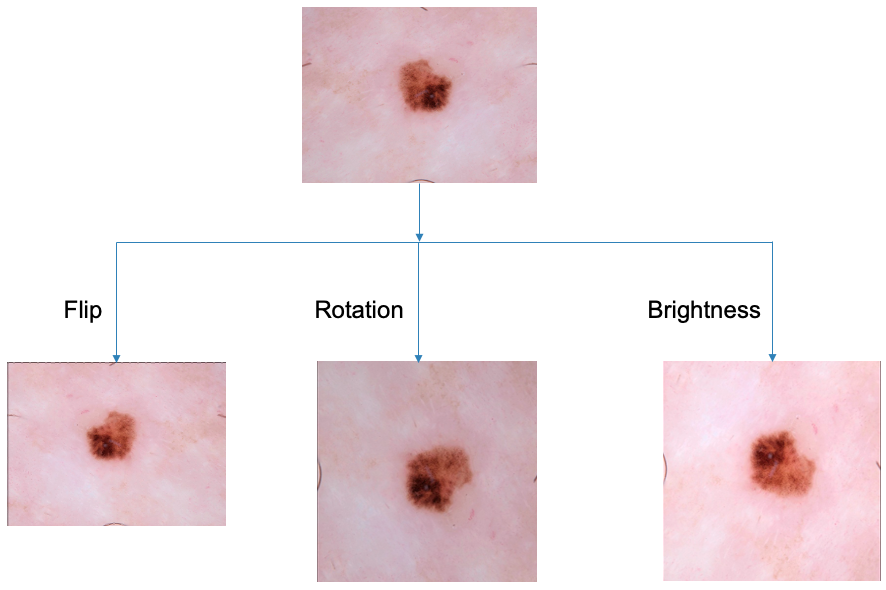
#> input picture images/augmentation.png, 886 x 590 px
$ python -i texture.py   (imports and definitions only)   (older library calls are emulated)
#> lines starting #> are read from the running program, lines starting #| are printed output that depends on the picture
import cv2
import numpy as np
from skimage.feature import local_binary_pattern
from skimage.feature import graycomatrix, graycoprops


class LBPDescriptor:
    # [82 lines left out: functions __init__, extract, not called in this run]

class GLCMDescriptor:
    # [103 lines left out: functions __init__, extract, quantize_image, not called in this run]


import cv2
import numpy as np

class GaborFilterDescriptor:
    """
    Extracts texture features using Gabor filters at multiple orientations and frequencies.
    """

    # [75 lines left out: functions __init__, extract, _create_gabor_kernel, not called in this run]


    ##############################Sumeet_Update############################################
import cv2
import numpy as np
from skimage.feature import graycomatrix, graycoprops

class TextureDescriptor_update:
    def __init__(self, distances=[1], angles=[0, np.pi/4, np.pi/2, 3*np.pi/4], levels=8, grid_size=(4, 4)):
        """
        Initializes the TextureDescriptor with parameters for texture feature extraction.

        Args:
            distances (list): List of distances for GLCM computation.
            angles (list): List of angles for GLCM computation.
            levels (int): Number of quantization levels for GLCM.
            grid_size (tuple): Number of grids (rows, columns) for grid-based extraction.
        """
        self.distances = distances
        self.angles = angles
        self.levels = levels
        self.grid_size = grid_size

    def texture_browsing_descriptor(self, gray_image, mask=None):
        """
        Extracts texture features like coarseness, directionality, and regularity.

        Args:
            gray_image (numpy array): Grayscale input image.
            mask (numpy array, optional): Binary mask to apply to the image.

        Returns:
            texture_features (numpy array): Array of coarseness, directionality, and regularity features.
        """
        # Normalize the image to the range [0, self.levels - 1]
        gray_image = np.floor(gray_image / gray_image.max() * (self.levels - 1)).astype(np.uint8)

        # Apply mask by setting all pixels outside the mask to zero
        if mask is not None:
            gray_image = gray_image * (mask > 0)

        # Calculate GLCM matrix
        glcm = graycomatrix(gray_image, distances=self.distances, angles=self.angles,
                            levels=self.levels, symmetric=True, normed=True)

        # Extract texture properties
        coarseness = graycoprops(glcm, 'contrast').mean()
        directionality = graycoprops(glcm, 'correlation').mean()
        regularity = graycoprops(glcm, 'homogeneity').mean()

        texture_features = np.array([coarseness, directionality, regularity])
        return texture_features


    def homogeneous_texture_descriptor(self, gray_image, mask=None):
        """
        Extracts homogeneous texture features based on spatial-frequency analysis.

        Args:
            gray_image (numpy array): Grayscale input image.
            mask (numpy array, optional): Binary mask to apply to the image.

        Returns:
            htd_features (numpy array): Array of texture energy values in different frequency bands.
        """
        # Define Gabor filters for different orientations and scales
        num_orientations = 4
        num_scales = 5
        htd_features = []

        for scale in range(num_scales):
            for orientation in range(num_orientations):
                # Create Gabor kernel for specific scale and orientation
                theta = orientation * np.pi / num_orientations
                kernel = cv2.getGaborKernel((9, 9), sigma=4.0, theta=theta, lambd=10.0, gamma=0.5)
                filtered = cv2.filter2D(gray_image, cv2.CV_32F, kernel)

                # Apply mask if provided
                if mask is not None:
                    filtered = filtered[mask > 0]

                # Calculate energy for this scale and orientation
                energy = np.sqrt((filtered ** 2).mean())
                htd_features.append(energy)

        return np.array(htd_features)

    def edge_histogram_descriptor(self, gray_image, mask=None):
        """
        Computes the edge histogram descriptor by analyzing the distribution of edges.

        Args:
            gray_image (numpy array): Grayscale input image.
            mask (numpy array, optional): Binary mask to apply to the image.

        Returns:
            edge_hist (numpy array): Normalized histogram of edge directions.
        """
        # Apply Sobel filters to get edges in different directions
        sobel_x = cv2.Sobel(gray_image, cv2.CV_64F, 1, 0, ksize=3)
        sobel_y = cv2.Sobel(gray_image, cv2.CV_64F, 0, 1, ksize=3)

        # Calculate edge magnitudes and directions
        magnitude = cv2.magnitude(sobel_x, sobel_y)
        angle = cv2.phase(sobel_x, sobel_y, angleInDegrees=True)

        # Quantize directions (e.g., 4 main directions: horizontal, vertical, diagonal, anti-diagonal)
        angle_bins = np.digitize(angle, bins=[45, 90, 135, 180])  # 4 bins for directions
        edge_hist = np.zeros(4)

        # Count edge occurrences per direction in the masked region
        if mask is not None:
            for i in range(4):
                edge_hist[i] = np.sum((angle_bins == i + 1) & (mask > 0))
        else:
            for i in range(4):
                edge_hist[i] = np.sum(angle_bins == i + 1)

        # Normalize histogram
        edge_hist /= edge_hist.sum()
        return edge_hist

    def extract(self, image, mask=None):
        """
        Extracts all texture descriptors from the image with an optional mask.

        Args:
            image (numpy array): Input grayscale image.
            mask (numpy array, optional): Binary mask to apply to the image.

        Returns:
            features (numpy array): Concatenated feature vector for all texture descriptors.
        """
        # Convert to grayscale if the image is not already
        gray_image = cv2.cvtColor(image, cv2.COLOR_BGR2GRAY) if len(image.shape) == 3 else image

        # Extract texture features
        texture_browsing_features = self.texture_browsing_descriptor(gray_image, mask)
        htd_features = self.homogeneous_texture_descriptor(gray_image, mask)
        edge_histogram_features = self.edge_histogram_descriptor(gray_image, mask)

        # Concatenate all feature vectors into a single feature vector
        features = np.concatenate([
            texture_browsing_features,
            htd_features,
            edge_histogram_features
        ])

        return features

>>> import cv2
>>> picture = cv2.imread('../images/augmentation.png')
#> picture is the input picture: shape (590, 886, 3); mean B, G, R 232.1, 229.4, 241.5
>>> result = TextureDescriptor_update().extract(picture)
#> in extract, `gray_image = cv2.cvtColor(image, cv2.COLOR_BGR2GRAY) if len(image.shap..`:
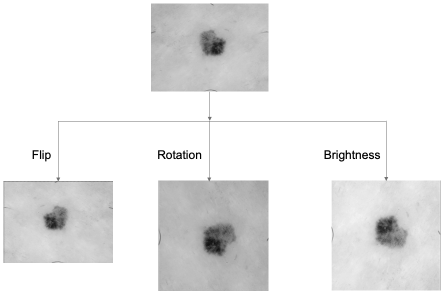
#> gray_image: shape (590, 886) (shown at 1/2 size); min 0, max 255, mean 233.3
#> in texture_browsing_descriptor, `gray_image = np.floor(gray_image / gray_image.max() * (self.levels - 1..`:
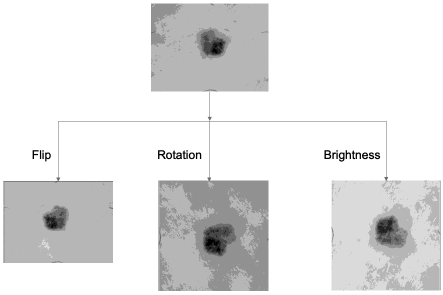
#> gray_image: shape (590, 886) (shown at 1/2 size); min 0, max 7, mean 6.25; drawn with min black and max white
#> in texture_browsing_descriptor, `coarseness = graycoprops(glcm, 'contrast').mean()`: coarseness = 0.182
#> in texture_browsing_descriptor, `directionality = graycoprops(glcm, 'correlation').mean()`: directionality = 0.937
#> in texture_browsing_descriptor, `regularity = graycoprops(glcm, 'homogeneity').mean()`: regularity = 0.977
#> in texture_browsing_descriptor, `texture_features = np.array([coarseness, directionality, regularity])`: texture_features = [0.182, 0.937, 0.977]
#> after the loop in homogeneous_texture_descriptor, `for scale in range(num_scales):`: htd_features = [238.6, 186.7, 246.2, 186.3, 238.6, 186.7, 246.2, 186.3, 238.6, 186.7, 246.2, 186.3, 238.6, 186.7, 246.2, 186.3, 238.6, 186.7, 246.2, 186.3]
#> in extract, `htd_features = self.homogeneous_texture_descriptor(gray_image, mask)`: htd_features = 20 values, max 246.2 at index 2, min 186.3 at index 3, mean 214.4
#> in edge_histogram_descriptor, `sobel_x = cv2.Sobel(gray_image, cv2.CV_64F, 1, 0, ksize=3)`:
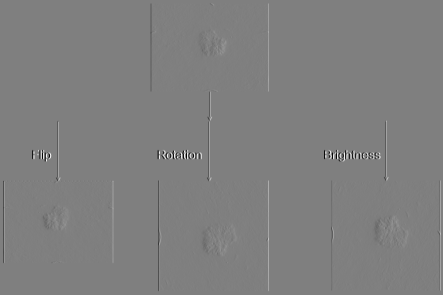
#> sobel_x: shape (590, 886) float64 (shown at 1/2 size); min -1020, max 1020, mean 0; drawn with min black and max white
#> in edge_histogram_descriptor, `magnitude = cv2.magnitude(sobel_x, sobel_y)`:
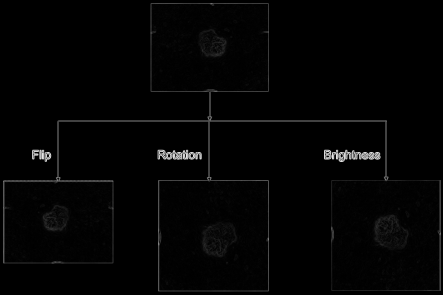
#> magnitude: shape (590, 886) float64 (shown at 1/2 size); min 0, max 1107.7, mean 16.4; drawn with min black and max white
#> in edge_histogram_descriptor, `angle = cv2.phase(sobel_x, sobel_y, angleInDegrees=True)`:
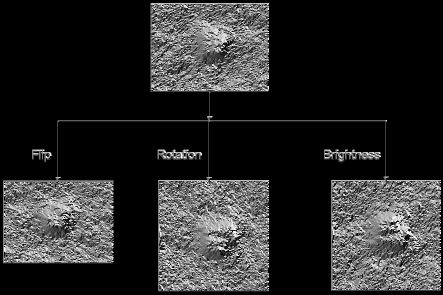
#> angle: shape (590, 886) float64 (shown at 1/2 size); min 0, max 359.9, mean 60.9; drawn with min black and max white
#> in edge_histogram_descriptor, `angle_bins = np.digitize(angle, bins=[45, 90, 135, 180])`:
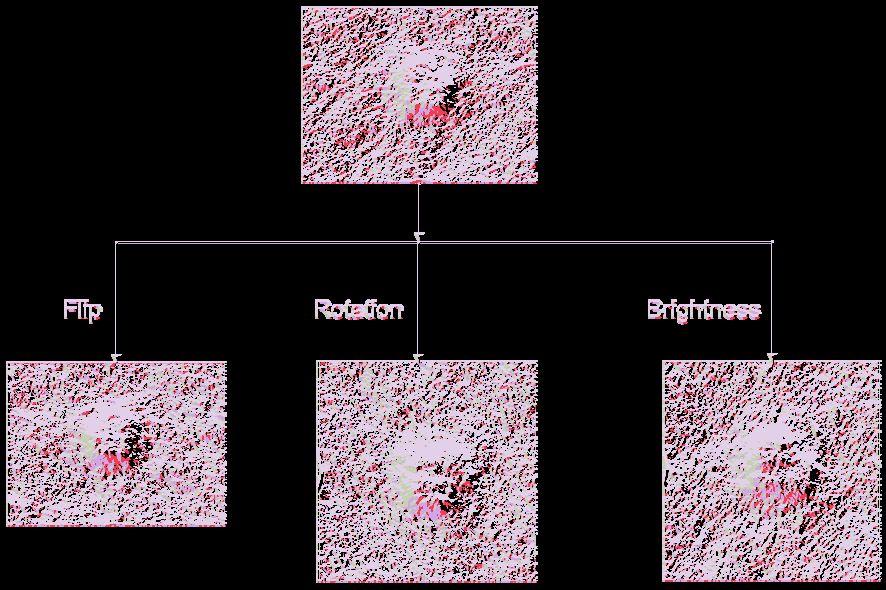
#> angle_bins: shape (590, 886) int64; 5 distinct labels, from 0 to 4; one colour per label, 0 black
#> after the loop in edge_histogram_descriptor, `for i in range(4):`: edge_hist = [17846, 22528, 23738, 90257]
#> in edge_histogram_descriptor, `edge_hist /= edge_hist.sum()`: edge_hist = [0.116, 0.146, 0.154, 0.585]
#> in extract, `features = np.concatenate([ texture_browsing_features, htd_features, e..`: features = 27 values, max 246.2 at index 5, min 0.116 at index 23, mean 159
#> result has the same summary as features in extract

$ run again, on images/feature_extraction.png
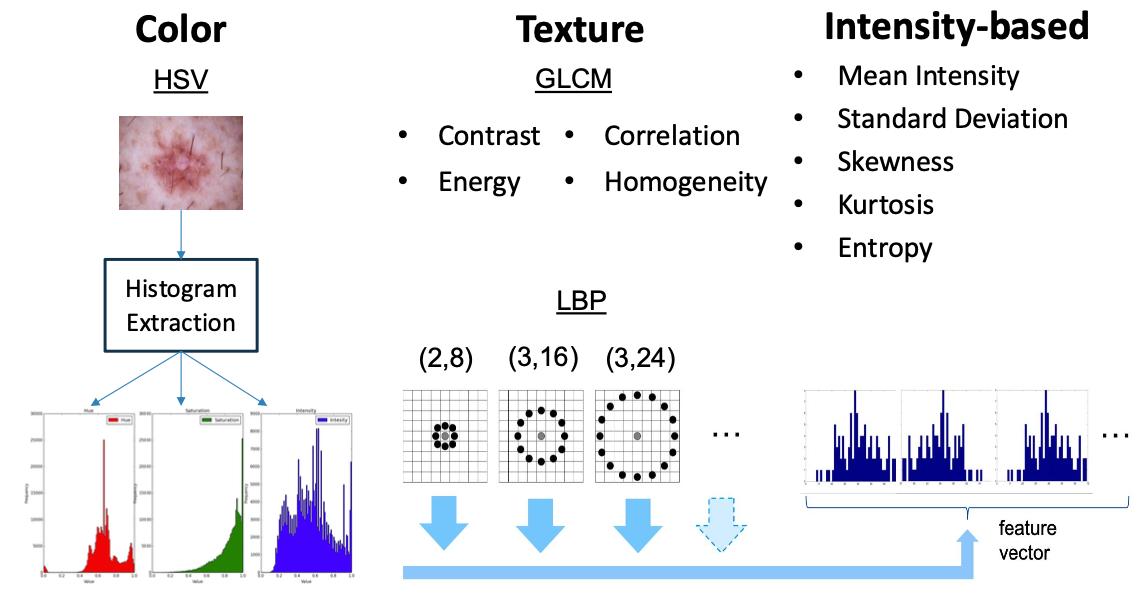
#> input picture images/feature_extraction.png, 1145 x 603 px
#> picture is the input picture: shape (603, 1145, 3); mean B, G, R 241.1, 237.4, 237.3
#> in texture_browsing_descriptor, `gray_image = np.floor(gray_image / gray_image.max() * (self.levels - 1..`:
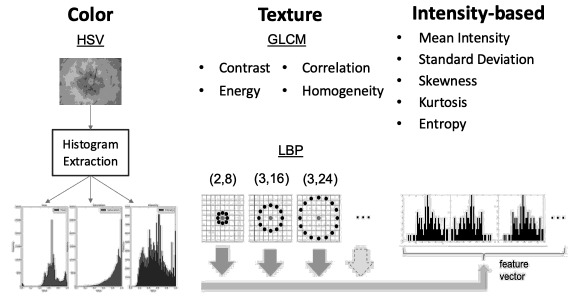
#> gray_image: shape (603, 1145) (shown at 1/2 size); min 0, max 7, mean 6.43; drawn with min black and max white
#> coarseness = 0.717
#> directionality = 0.853
#> regularity = 0.938
#> texture_features = [0.717, 0.853, 0.938]
#> after the loop in homogeneous_texture_descriptor, `for scale in range(num_scales):`: htd_features = [729.5, 545.7, 642.4, 547.4, 729.5, 545.7, 642.4, 547.4, 729.5, 545.7, 642.4, 547.4, 729.5, 545.7, 642.4, 547.4, 729.5, 545.7, 642.4, 547.4]
#> in extract, `htd_features = self.homogeneous_texture_descriptor(gray_image, mask)`: htd_features = 20 values, max 729.5 at index 0, min 545.7 at index 1, mean 616.2
#> in edge_histogram_descriptor, `angle_bins = np.digitize(angle, bins=[45, 90, 135, 180])`:
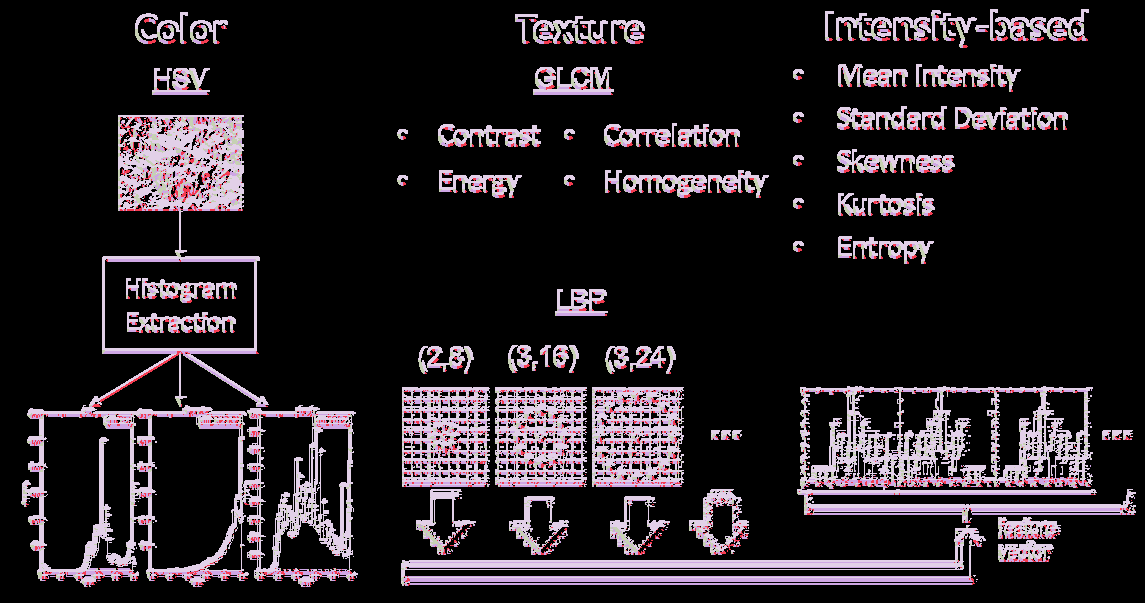
#> angle_bins: shape (603, 1145) int64; 5 distinct labels, from 0 to 4; one colour per label, 0 black
#> after the loop in edge_histogram_descriptor, `for i in range(4):`: edge_hist = [9696, 23381, 13412, 73730]
#> in edge_histogram_descriptor, `edge_hist /= edge_hist.sum()`: edge_hist = [0.0807, 0.194, 0.112, 0.613]
#> features = 27 values, max 729.5 at index 3, min 0.0807 at index 23, mean 456.6
#> result has the same summary as features in extract

$ run again, on images/grid.png
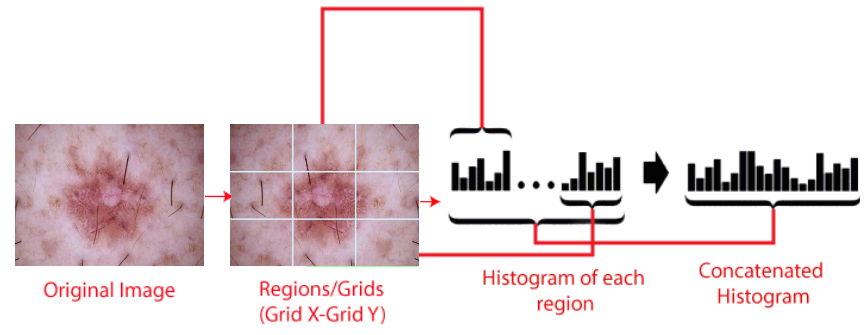
#> input picture images/grid.png, 867 x 335 px
#> picture is the input picture: shape (335, 867, 3); mean B, G, R 223.2, 221.3, 233.4
#> in texture_browsing_descriptor, `gray_image = np.floor(gray_image / gray_image.max() * (self.levels - 1..`:
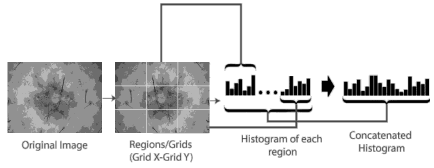
#> gray_image: shape (335, 867) (shown at 1/2 size); min 0, max 7, mean 6.04; drawn with min black and max white
#> coarseness = 0.369
#> directionality = 0.938
#> regularity = 0.936
#> texture_features = [0.369, 0.938, 0.936]
#> after the loop in homogeneous_texture_descriptor, `for scale in range(num_scales):`: htd_features = [584.2, 517.4, 751.5, 512.6, 584.2, 517.4, 751.5, 512.6, 584.2, 517.4, 751.5, 512.6, 584.2, 517.4, 751.5, 512.6, 584.2, 517.4, 751.5, 512.6]
#> in extract, `htd_features = self.homogeneous_texture_descriptor(gray_image, mask)`: htd_features = 20 values, max 751.5 at index 2, min 512.6 at index 3, mean 591.4
#> in edge_histogram_descriptor, `angle_bins = np.digitize(angle, bins=[45, 90, 135, 180])`:
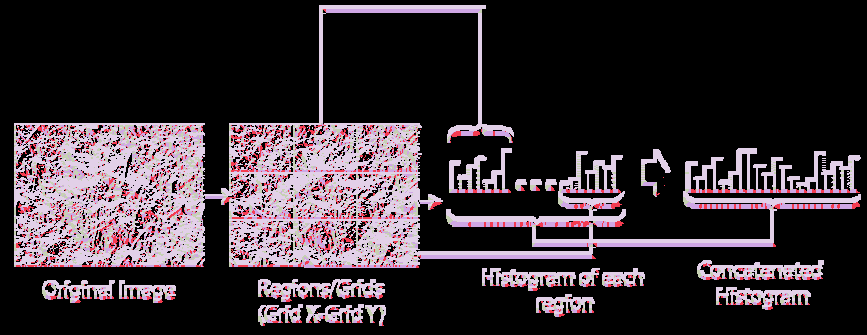
#> angle_bins: shape (335, 867) int64; 5 distinct labels, from 0 to 4; one colour per label, 0 black
#> after the loop in edge_histogram_descriptor, `for i in range(4):`: edge_hist = [8661, 12748, 9845, 43890]
#> in edge_histogram_descriptor, `edge_hist /= edge_hist.sum()`: edge_hist = [0.115, 0.17, 0.131, 0.584]
#> features = 27 values, max 751.5 at index 5, min 0.115 at index 23, mean 438.2
#> result has the same summary as features in extract
